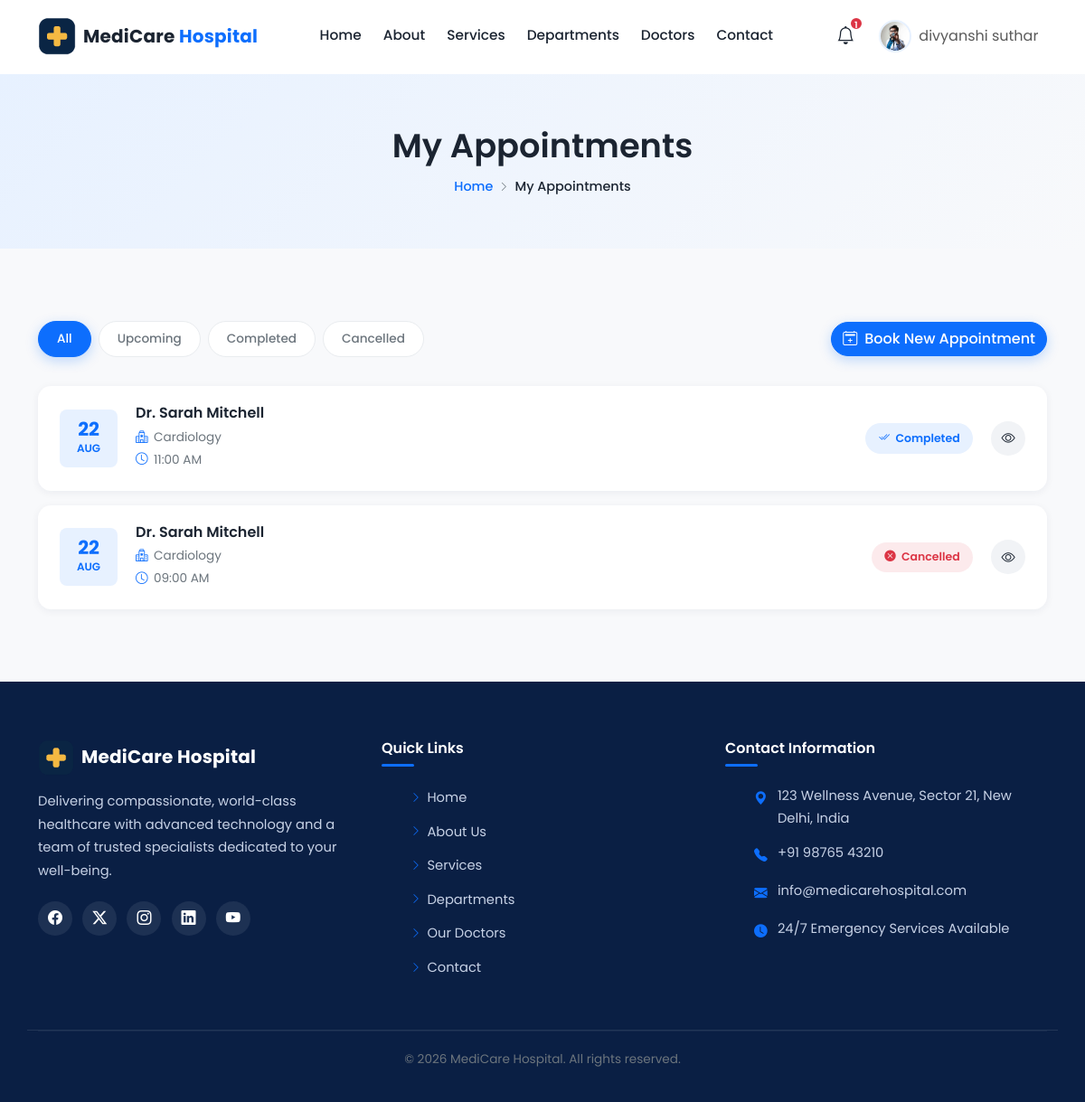
The page /my-appointments/ (signed in) on the database its author committed.
### accounts/models.py (models this page shows, shortened)
class User(AbstractUser):
    ROLE_CHOICES = (
        ('admin', 'Admin'),
        ('doctor', 'Doctor'),
        ('receptionist', 'Receptionist'),
        ('patient', 'Patient'),
    )
    email = models.EmailField(unique=True)
    role = models.CharField(max_length=20, choices=ROLE_CHOICES, default='patient')
    USERNAME_FIELD = 'email'
    REQUIRED_FIELDS = ['username']

### patient/models.py (models this page shows, shortened)
class Patient(models.Model):
    GENDER_CHOICES = (
        ('Male', 'Male'),
        ('Female', 'Female'),
        ('Other', 'Other'),
    )
    BLOOD_GROUP_CHOICES = (
        ('A+', 'A+'), ('A-', 'A-'),
        ('B+', 'B+'), ('B-', 'B-'),
        ('AB+', 'AB+'), ('AB-', 'AB-'),
        ('O+', 'O+'), ('O-', 'O-'),
    )
    user = models.OneToOneField(
        settings.AUTH_USER_MODEL,
        on_delete=models.CASCADE,
        related_name='patient_profile'
    )
    patient_id = models.CharField(max_length=20, unique=True, blank=True)
    profile_image = models.ImageField(upload_to='patients/profile_images/', blank=True, null=True)
    phone = models.CharField(max_length=15, blank=True)
    date_of_birth = models.DateField(blank=True, null=True)
    gender = models.CharField(max_length=10, choices=GENDER_CHOICES, blank=True)
    blood_group = models.CharField(max_length=5, choices=BLOOD_GROUP_CHOICES, blank=True)
    address = models.TextField(blank=True)
    city = models.CharField(max_length=100, blank=True)
    state = models.CharField(max_length=100, blank=True)
    country = models.CharField(max_length=100, blank=True)
    pincode = models.CharField(max_length=10, blank=True)
    emergency_contact_name = models.CharField(max_length=100, blank=True)
    emergency_contact_number = models.CharField(max_length=15, blank=True)
    allergies = models.TextField(blank=True)
    medical_history = models.TextField(blank=True)
    created_at = models.DateTimeField(auto_now_add=True)

class Appointment(models.Model):
    STATUS_CHOICES = (
        ('pending', 'Pending'),
        ('confirmed', 'Confirmed'),
        ('cancelled', 'Cancelled'),
        ('completed', 'Completed'),
    )
    VISIT_TYPE_CHOICES = (
        ('new', 'New Visit'),
        ('follow-up', 'Follow-up Visit'),
    )
    DEPARTMENT_CHOICES = (
        ('cardiology', 'Cardiology'),
        ('neurology', 'Neurology'),
        ('orthopedics', 'Orthopedics'),
        ('pediatrics', 'Pediatrics'),
        ('dermatology', 'Dermatology'),
        ('general', 'General Medicine'),
    )
    patient = models.ForeignKey(Patient, on_delete=models.CASCADE, related_name='appointments')
    doctor = models.ForeignKey('doctor.Doctor', on_delete=models.CASCADE, related_name='appointments')
    appointment_date = models.DateField()
    time_slot = models.CharField(max_length=20)
    visit_type = models.CharField(max_length=20, choices=VISIT_TYPE_CHOICES, default='new')
    reason = models.TextField()
    status = models.CharField(max_length=20, choices=STATUS_CHOICES, default='pending')
    created_at = models.DateTimeField(auto_now_add=True)
    department = models.CharField(max_length=30, choices=DEPARTMENT_CHOICES, default='general')
    class Meta:
        unique_together = ('doctor', 'appointment_date', 'time_slot')

### doctor/models.py (models this page shows, shortened)
class Doctor(models.Model):
    DEPARTMENT_CHOICES = (
        ('cardiology', 'Cardiology'),
        ('neurology', 'Neurology'),
        ('orthopedics', 'Orthopedics'),
        ('pediatrics', 'Pediatrics'),
        ('dermatology', 'Dermatology'),
        ('general', 'General Medicine'),
    )
    user = models.OneToOneField(settings.AUTH_USER_MODEL, on_delete=models.CASCADE, related_name='doctor_profile')
    department = models.CharField(max_length=30, choices=DEPARTMENT_CHOICES)
    specialization = models.CharField(max_length=100, blank=True)
    phone_number = models.CharField(max_length=20, blank=True)
    qualification = models.CharField(max_length=150, blank=True)
    experience_years = models.PositiveIntegerField(default=0)
    consultation_fee = models.PositiveIntegerField(default=0)
    bio = models.TextField(blank=True)
    profile_picture = models.ImageField(upload_to='doctors/profile_pictures/', blank=True, null=True)
    license_number = models.CharField(max_length=50, blank=True)
    registered_since = models.PositiveIntegerField(blank=True, null=True)
    slot_duration = models.PositiveIntegerField(default=30)
    buffer_time = models.PositiveIntegerField(default=5)
    max_per_day = models.PositiveIntegerField(blank=True, null=True)

### patient/views.py (the view)
# urls.py: path('my-appointments/', views.my_appointments, name='my_appointments'),
@login_required
def my_appointments(request):
    patient = Patient.objects.get(user=request.user)
    appointments = Appointment.objects.filter(patient=patient).select_related('doctor__user').order_by('-appointment_date')
    return render(request, 'patient/my_appointments.html', {'appointments': appointments})

### templates/patient/my_appointments.html (shortened to what this page needs)
{% extends 'patient/base.html' %}
{% load static %}
{% block css %}
<link rel="stylesheet" href="{% static 'css/patient/my_appointments.css' %}">
{% endblock %}
{% block content %}
<section class="page-header">
    <div class="container">
        <h1>My Appointments</h1>
        <nav class="breadcrumb-nav">
            <a href="#">Home</a>
            <i class="bi bi-chevron-right"></i>
            <span class="current">My Appointments</span>
        </nav>
    </div>
</section>
<section class="section-padding">
    <div class="container">
        <div class="appointments-toolbar">
            <div class="apt-filters">
                <button type="button" class="apt-filter-btn active" data-filter="all">All</button>
                <button type="button" class="apt-filter-btn" data-filter="upcoming">Upcoming</button>
                <button type="button" class="apt-filter-btn" data-filter="completed">Completed</button>
                <button type="button" class="apt-filter-btn" data-filter="cancelled">Cancelled</button>
            </div>
            <a href="{% url 'book_appointment' %}" class="btn btn-primary">
                <i class="bi bi-calendar2-plus me-2"></i>Book New Appointment
            </a>
        </div>
        <div class="appointment-list" id="appointmentList">
    {% for appt in appointments %}
    <div class="appointment-card" id="apt-{{ appt.id }}"
         data-status="{% if appt.status == 'completed' %}completed{% elif appt.status == 'cancelled' %}cancelled{% else %}upcoming{% endif %}">
        <div class="apt-date-block">
            <span class="apt-day">{{ appt.appointment_date|date:"d" }}</span>
            <span class="apt-month">{{ appt.appointment_date|date:"M" }}</span>
        </div>
        <div class="apt-info">
            <h6>Dr. {{ appt.doctor.user.get_full_name }}</h6>
            <p><i class="bi bi-hospital"></i>{{ appt.get_department_display }}</p>
            <p><i class="bi bi-clock"></i>{{ appt.time_slot }}</p>
        </div>
        <div class="apt-status">
            {% if appt.status == 'confirmed' %}
                <span class="status-badge status-confirmed"><i class="bi bi-check-circle-fill"></i>Confirmed</span>
            {% elif appt.status == 'pending' %}
                <span class="status-badge status-pending"><i class="bi bi-hourglass-split"></i>Pending</span>
            {% elif appt.status == 'completed' %}
                <span class="status-badge status-completed"><i class="bi bi-check2-all"></i>Completed</span>
            {% else %}
                <span class="status-badge status-cancelled"><i class="bi bi-x-circle-fill"></i>Cancelled</span>
            {% endif %}
        </div>
        <div class="apt-actions">
            <button type="button" class="apt-action-btn" title="View Details"
        data-bs-toggle="modal" data-bs-target="#viewDetailsModal"
        data-doctor="Dr. {{ appt.doctor.user.get_full_name }}"
        data-department="{{ appt.get_department_display }}"
        data-date="{{ appt.appointment_date|date:'d M Y' }}"
        data-time="{{ appt.time_slot }}"
        data-visit-type="{{ appt.get_visit_type_display }}"
        data-status="{{ appt.get_status_display }}"
        data-reason="{{ appt.reason }}">
    <i class="bi bi-eye"></i>
</button>
        </div>
    </div>
    {% empty %}
    <p>No appointments booked yet.</p>
    {% endfor %}
</div>
    </div>
</section>
{% endblock %}

### templates/patient/base.html (shortened to what this page needs)
{% load static %}
<!doctype html>
<html lang="en">
  <head>
    <link
      href="https://cdn.jsdelivr.net/npm/bootstrap@5.3.3/dist/css/bootstrap.min.css"
      rel="stylesheet"
    />
    <link
      rel="stylesheet"
      href="https://cdn.jsdelivr.net/npm/bootstrap-icons@1.11.3/font/bootstrap-icons.min.css"
    />
    <link rel="stylesheet" href="{% static 'css/patient/style.css' %}" />
    {% block css %}{% endblock %}
  </head>
  <body>
    <header>
      <nav
        class="navbar navbar-expand-lg navbar-light bg-white sticky-top custom-navbar"
        id="mainNavbar"
      >
        <div class="container">
          <a
            class="navbar-brand d-flex align-items-center gap-2"
            href="{% url 'home' %}"
          >
            <img
              src="{% static 'public/images/logo.png' %}"
              alt="MediCare Hospital Logo"
              class="brand-logo"
            />
            <span class="brand-name"
              >MediCare <span class="brand-highlight">Hospital</span></span
            >
          </a>
          <div class="offcanvas offcanvas-start offcanvas-lg" tabindex="-1" id="navbarMain" aria-labelledby="navbarMainLabel">
            <div class="offcanvas-body d-flex flex-column flex-lg-row w-100">
            <ul class="navbar-nav mx-auto text-center nav-center gap-lg-2">
              <li class="nav-item">
                <a
                  class="nav-link nav-underline {% if request.resolver_match.url_name == 'home' %}active{% endif %}"
                  href="{% url 'home' %}"
                >
                  Home
                </a>
              </li>
              <li class="nav-item">
                <a
                  class="nav-link nav-underline {% if request.resolver_match.url_name == 'about' %}active{% endif %}"
                  href="{% url 'about' %}"
                >
                  About
                </a>
              </li>
              <li class="nav-item">
                <a
                  class="nav-link nav-underline {% if request.resolver_match.url_name == 'services' %}active{% endif %}"
                  href="{% url 'services' %}"
                >
                  Services
                </a>
              </li>
              <li class="nav-item">
                <a
                  class="nav-link nav-underline {% if request.resolver_match.url_name == 'department' %}active{% endif %}"
                  href="{% url 'department' %}"
                >
                  Departments
                </a>
              </li>
              <li class="nav-item">
                <a
                  class="nav-link nav-underline {% if request.resolver_match.url_name == 'doctors' %}active{% endif %}"
                  href="{% url 'doctors' %}"
                >
                  Doctors
                </a>
              </li>
              <li class="nav-item">
                <a
                  class="nav-link nav-underline {% if request.resolver_match.url_name == 'contact' %}active{% endif %}"
                  href="{% url 'contact' %}"
                >
                  Contact
                </a>
              </li>
            </ul>
            <ul
              class="navbar-nav align-items-lg-center gap-2 nav-right mt-3 mt-lg-0"
            >
              {% if user.is_authenticated %}
<li class="nav-item dropdown">
  <a
    class="nav-link icon-btn position-relative"
    href="#"
    id="notifDropdown"
    role="button"
    data-bs-toggle="dropdown"
    aria-expanded="false"
  >
    <i class="bi bi-bell"></i>
    {% if unread_notifications_count > 0 %}
    <span class="notif-badge">{{ unread_notifications_count }}</span>
    {% endif %}
  </a>
</li>
              <li class="nav-item dropdown">
                <a
                  class="nav-link dropdown-toggle profile-toggle d-flex align-items-center gap-2"
                  href="#"
                  id="profileDropdown"
                  role="button"
                  data-bs-toggle="dropdown"
                  aria-expanded="false"
                >
                  {% if user.patient_profile.profile_image %}
<img
  src="{{ user.patient_profile.profile_image.url }}"
  alt="{{ user.get_full_name }}"
  class="profile-avatar"
/>
{% else %}
<i class="bi bi-person-circle profile-avatar-icon"></i>
{% endif %}
                  <span class="d-none d-lg-inline"
                    >{{ user.get_full_name|default:user.username }}</span
                  >
                </a>
              </li>
              {% endif %}
            </ul>
            </div>
          </div>
        </div>
      </nav>
    </header>
    <main>{% block content %}{% endblock %}</main>
    <footer class="site-footer">
      <div class="container">
        <div class="row gy-4 footer-top">
          <div class="col-lg-4 col-md-6">
            <a
              href="#"
              class="footer-brand d-flex align-items-center gap-2 mb-3"
            >
              <img
                src="{% static 'public/images/logo.png' %}"
                alt="MediCare Hospital Logo"
                class="footer-logo"
              />
              <span class="brand-name text-white">MediCare Hospital</span>
            </a>
            <p class="footer-text">
              Delivering compassionate, world-class healthcare with advanced
              technology and a team of trusted specialists dedicated to your
              well-being.
            </p>
            <div class="social-icons">
              <a href="#" aria-label="Facebook"
                ><i class="bi bi-facebook"></i
              ></a>
              <a href="#" aria-label="Twitter"
                ><i class="bi bi-twitter-x"></i
              ></a>
              <a href="#" aria-label="Instagram"
                ><i class="bi bi-instagram"></i
              ></a>
              <a href="#" aria-label="LinkedIn"
                ><i class="bi bi-linkedin"></i
              ></a>
              <a href="#" aria-label="YouTube"><i class="bi bi-youtube"></i></a>
            </div>
          </div>
<div class="col-lg-4 col-md-6">
    <h6 class="footer-heading">Quick Links</h6>
    <ul class="footer-links">
        <li><a href="{% url 'home' %}"><i class="bi bi-chevron-right"></i>Home</a></li>
        <li><a href="{% url 'about' %}"><i class="bi bi-chevron-right"></i>About Us</a></li>
        <li><a href="{% url 'services' %}"><i class="bi bi-chevron-right"></i>Services</a></li>
        <li><a href="{% url 'department' %}"><i class="bi bi-chevron-right"></i>Departments</a></li>
        <li><a href="{% url 'doctors' %}"><i class="bi bi-chevron-right"></i>Our Doctors</a></li>
        <li><a href="{% url 'contact' %}"><i class="bi bi-chevron-right"></i>Contact</a></li>
    </ul>
</div>
          <div class="col-lg-4 col-md-12">
            <h6 class="footer-heading">Contact Information</h6>
            <ul class="footer-contact">
              <li>
                <i class="bi bi-geo-alt-fill"></i
                ><span>123 Wellness Avenue, Sector 21, New Delhi, India</span>
              </li>
              <li>
                <i class="bi bi-telephone-fill"></i><span>+91 98765 43210</span>
              </li>
              <li>
                <i class="bi bi-envelope-fill"></i
                ><span>info@medicarehospital.com</span>
              </li>
              <li>
                <i class="bi bi-clock-fill"></i
                ><span>24/7 Emergency Services Available</span>
              </li>
            </ul>
          </div>
        </div>
        <div class="footer-bottom">
          <p>
            &copy; <span id="currentYear"></span> MediCare Hospital. All rights
            reserved.
          </p>
        </div>
      </div>
    </footer>
  </body>
</html>

### rows shown on the page
User: patient_profile.profile_image (picture), get_full_name "divyanshi suthar"
Appointment: appointment_date "22", appointment_date "AUG", doctor.user.get_full_name "Sarah Mitchell", department "Cardiology", time_slot "11:00 AM", status "completed" (drawn)
Appointment: appointment_date "22", appointment_date "AUG", doctor.user.get_full_name "Sarah Mitchell", department "Cardiology", time_slot "09:00 AM", status "cancelled" (drawn)

### other values the page prints
{{ unread_notifications_count }} "1"
